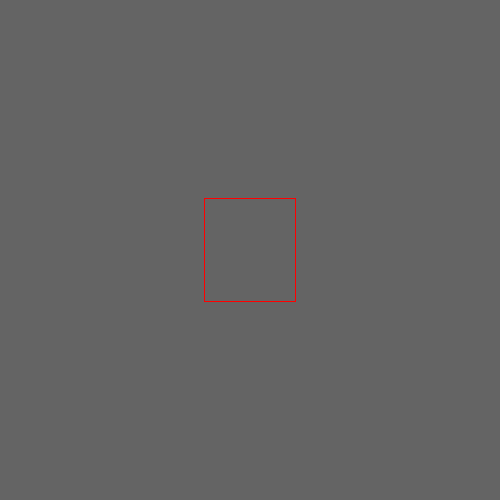
Frame 1 (no input)
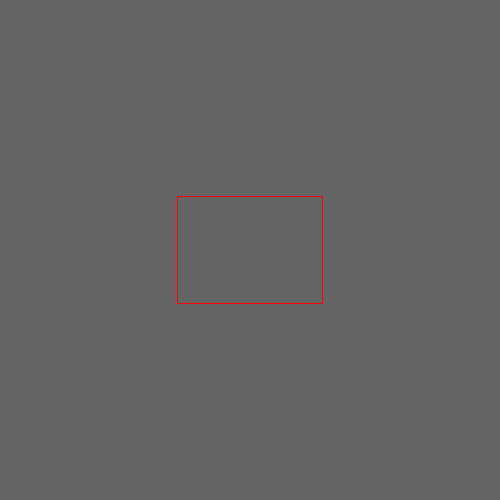
Frame 60 (the mouse pressed at the canvas centre just before this capture)
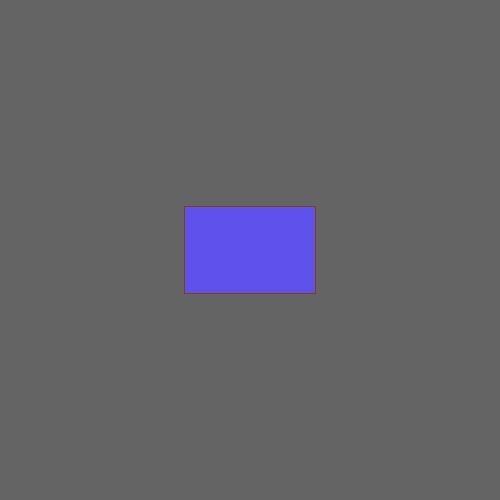
Frame 120 (the mouse held since frame 60 and released just before this capture)

The Processing sketch that drew these frames (run headless with seeded random() and noise(); from frame 60 on, the mouse is pressed at the canvas centre):

// Processing sketch: w01_04_buttons_rectButton
// ── w01_04_buttons_rectButton.pde
// IMA NYU Shanghai
// Kinetic Interfaces
// MOQN
// Aug 31 2016



int boxPosX, boxPosY;
float boxWidth, boxHeight;


void setup() {
  size(500, 500);
  stroke(255, 0, 0);
  noFill();

  rectMode(CENTER);

  boxPosX = width/2;
  boxPosY = height/2;
}


void draw() {
  background(100);

  boxWidth = sin(frameCount*0.02)*60 + 90;
  boxHeight = sin(frameCount*0.05)*50 + 100;
  rect(boxPosX, boxPosY, boxWidth, boxHeight);

  if (mouseX > boxPosX-boxWidth/2 && mouseX < boxPosX+boxWidth/2 &&
    mouseY > boxPosY-boxHeight/2 && mouseY < boxPosY+boxHeight/2) {
    // let's add "mouse click"
    if (mousePressed) {
      fill(random(255), random(255), random(255));
      stroke(random(255), random(255), random(255));
    } else {
      fill(255, 0, 0);
    }
  } else {
    noFill();
  }
}
